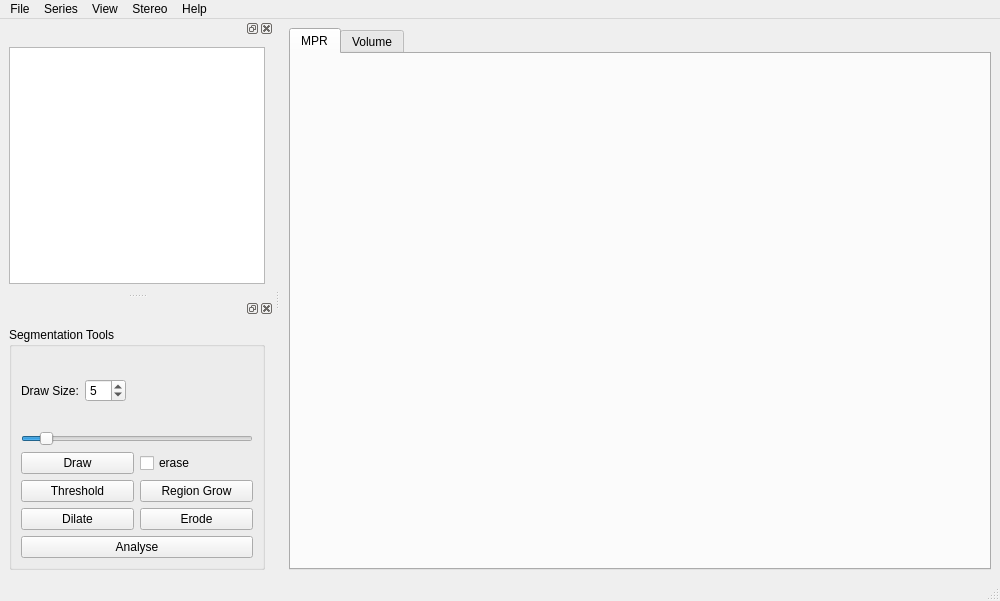
<?xml version="1.0" encoding="UTF-8"?>
<ui version="4.0">
 <class>MainWindow</class>
 <widget class="QMainWindow" name="MainWindow">
  <property name="geometry">
   <rect>
    <x>0</x>
    <y>0</y>
    <width>1000</width>
    <height>601</height>
   </rect>
  </property>
  <property name="windowTitle">
   <string>MainWindow</string>
  </property>
  <widget class="QWidget" name="centralwidget">
   <layout class="QGridLayout" name="gridLayout">
    <item row="0" column="1">
     <widget class="QTabWidget" name="tabWidget">
      <property name="sizePolicy">
       <sizepolicy hsizetype="Expanding" vsizetype="Expanding">
        <horstretch>4</horstretch>
        <verstretch>0</verstretch>
       </sizepolicy>
      </property>
      <property name="currentIndex">
       <number>0</number>
      </property>
      <widget class="QWidget" name="tab">
       <attribute name="title">
        <string>MPR</string>
       </attribute>
       <layout class="QGridLayout" name="gridLayout_2">
        <item row="0" column="0">
         <widget class="MultiPlanarReformatWidget" name="mprView" native="true">
          <property name="enabled">
           <bool>true</bool>
          </property>
          <property name="sizePolicy">
           <sizepolicy hsizetype="Preferred" vsizetype="Preferred">
            <horstretch>5</horstretch>
            <verstretch>0</verstretch>
           </sizepolicy>
          </property>
         </widget>
        </item>
       </layout>
      </widget>
      <widget class="QWidget" name="tab_2">
       <attribute name="title">
        <string>Volume</string>
       </attribute>
       <layout class="QGridLayout" name="gridLayout_3">
        <item row="0" column="0">
         <widget class="VolumeProjectionWidget" name="volumeView" native="true"/>
        </item>
       </layout>
      </widget>
     </widget>
    </item>
   </layout>
  </widget>
  <widget class="QMenuBar" name="menubar">
   <property name="geometry">
    <rect>
     <x>0</x>
     <y>0</y>
     <width>1000</width>
     <height>23</height>
    </rect>
   </property>
   <widget class="QMenu" name="menuFile">
    <property name="title">
     <string>File</string>
    </property>
    <addaction name="actionOpenFile"/>
    <addaction name="actionOpenDirectory"/>
    <addaction name="separator"/>
    <addaction name="actionOpenProject"/>
    <addaction name="actionSaveProject"/>
    <addaction name="separator"/>
    <addaction name="actionExit"/>
   </widget>
   <widget class="QMenu" name="menuHelp">
    <property name="layoutDirection">
     <enum>Qt::LeftToRight</enum>
    </property>
    <property name="title">
     <string>Help</string>
    </property>
    <addaction name="actionAbout"/>
   </widget>
   <widget class="QMenu" name="menuStereo">
    <property name="title">
     <string>Stereo</string>
    </property>
    <widget class="QMenu" name="menuStereoMode">
     <property name="title">
      <string>Stereo Mode</string>
     </property>
     <addaction name="actionStereoAnaglyph"/>
     <addaction name="actionStereoInterlaced"/>
     <addaction name="actionStereoOff"/>
    </widget>
    <addaction name="actionStereoDistance"/>
    <addaction name="actionStereoEyeAngle"/>
    <addaction name="menuStereoMode"/>
   </widget>
   <widget class="QMenu" name="menuView">
    <property name="title">
     <string>View</string>
    </property>
    <addaction name="actionSeriesSelector"/>
    <addaction name="actionSegmentationTools"/>
    <addaction name="separator"/>
    <addaction name="actionCubicInterpolation"/>
   </widget>
   <widget class="QMenu" name="menuSeries">
    <property name="title">
     <string>Series</string>
    </property>
    <addaction name="actionLoadAllSeries"/>
   </widget>
   <addaction name="menuFile"/>
   <addaction name="menuSeries"/>
   <addaction name="menuView"/>
   <addaction name="menuStereo"/>
   <addaction name="menuHelp"/>
  </widget>
  <widget class="QStatusBar" name="statusbar"/>
  <widget class="QDockWidget" name="dockSeriesSelector">
   <property name="sizePolicy">
    <sizepolicy hsizetype="Preferred" vsizetype="Preferred">
     <horstretch>5</horstretch>
     <verstretch>0</verstretch>
    </sizepolicy>
   </property>
   <attribute name="dockWidgetArea">
    <number>1</number>
   </attribute>
   <widget class="QWidget" name="dockWidgetContents_2">
    <layout class="QGridLayout" name="gridLayout_4">
     <item row="0" column="0" colspan="2">
      <widget class="QTreeView" name="treeView">
       <property name="sizePolicy">
        <sizepolicy hsizetype="Expanding" vsizetype="Expanding">
         <horstretch>1</horstretch>
         <verstretch>0</verstretch>
        </sizepolicy>
       </property>
       <property name="contextMenuPolicy">
        <enum>Qt::CustomContextMenu</enum>
       </property>
       <property name="editTriggers">
        <set>QAbstractItemView::EditKeyPressed|QAbstractItemView::SelectedClicked</set>
       </property>
       <property name="selectionMode">
        <enum>QAbstractItemView::ExtendedSelection</enum>
       </property>
       <property name="uniformRowHeights">
        <bool>true</bool>
       </property>
       <property name="sortingEnabled">
        <bool>true</bool>
       </property>
      </widget>
     </item>
    </layout>
   </widget>
  </widget>
  <widget class="QDockWidget" name="dockSegmentation">
   <attribute name="dockWidgetArea">
    <number>1</number>
   </attribute>
   <widget class="QWidget" name="dockWidgetContents">
    <layout class="QGridLayout" name="gridLayout_6">
     <item row="0" column="0">
      <widget class="QGroupBox" name="groupBox">
       <property name="title">
        <string>Segmentation Tools</string>
       </property>
       <layout class="QGridLayout" name="gridLayout_5">
        <item row="1" column="0" colspan="2">
         <widget class="QFrame" name="frame">
          <property name="frameShape">
           <enum>QFrame::NoFrame</enum>
          </property>
          <property name="frameShadow">
           <enum>QFrame::Plain</enum>
          </property>
          <property name="lineWidth">
           <number>0</number>
          </property>
          <layout class="QHBoxLayout" name="horizontalLayout_2">
           <property name="spacing">
            <number>6</number>
           </property>
           <property name="margin">
            <number>0</number>
           </property>
           <item>
            <widget class="QLabel" name="label">
             <property name="text">
              <string>Draw Size:</string>
             </property>
            </widget>
           </item>
           <item>
            <widget class="QSpinBox" name="spinBoxSize">
             <property name="maximum">
              <number>50</number>
             </property>
             <property name="value">
              <number>5</number>
             </property>
            </widget>
           </item>
           <item>
            <spacer name="horizontalSpacer">
             <property name="orientation">
              <enum>Qt::Horizontal</enum>
             </property>
             <property name="sizeHint" stdset="0">
              <size>
               <width>40</width>
               <height>20</height>
              </size>
             </property>
            </spacer>
           </item>
          </layout>
         </widget>
        </item>
        <item row="2" column="0" colspan="2">
         <widget class="QSlider" name="sliderSize">
          <property name="minimum">
           <number>1</number>
          </property>
          <property name="maximum">
           <number>50</number>
          </property>
          <property name="value">
           <number>5</number>
          </property>
          <property name="sliderPosition">
           <number>5</number>
          </property>
          <property name="orientation">
           <enum>Qt::Horizontal</enum>
          </property>
          <property name="tickPosition">
           <enum>QSlider::NoTicks</enum>
          </property>
         </widget>
        </item>
        <item row="5" column="0">
         <widget class="QPushButton" name="buttonDilate">
          <property name="enabled">
           <bool>true</bool>
          </property>
          <property name="text">
           <string>Dilate</string>
          </property>
         </widget>
        </item>
        <item row="5" column="1">
         <widget class="QPushButton" name="buttonErode">
          <property name="enabled">
           <bool>true</bool>
          </property>
          <property name="text">
           <string>Erode</string>
          </property>
         </widget>
        </item>
        <item row="3" column="1">
         <widget class="QCheckBox" name="checkErase">
          <property name="text">
           <string>erase</string>
          </property>
         </widget>
        </item>
        <item row="3" column="0">
         <widget class="QPushButton" name="buttonDraw">
          <property name="enabled">
           <bool>true</bool>
          </property>
          <property name="text">
           <string>Draw</string>
          </property>
         </widget>
        </item>
        <item row="4" column="0">
         <widget class="QPushButton" name="buttonThreshold">
          <property name="text">
           <string>Threshold</string>
          </property>
         </widget>
        </item>
        <item row="4" column="1">
         <widget class="QPushButton" name="buttonRegionGrow">
          <property name="enabled">
           <bool>true</bool>
          </property>
          <property name="text">
           <string>Region Grow</string>
          </property>
         </widget>
        </item>
        <item row="6" column="0" colspan="2">
         <widget class="QPushButton" name="buttonAnalyse">
          <property name="text">
           <string>Analyse</string>
          </property>
         </widget>
        </item>
       </layout>
      </widget>
     </item>
    </layout>
   </widget>
  </widget>
  <action name="actionAbout">
   <property name="text">
    <string>About</string>
   </property>
   <property name="statusTip">
    <string>Info about this Application</string>
   </property>
  </action>
  <action name="actionOpenFile">
   <property name="text">
    <string>Open &amp;File(s)</string>
   </property>
   <property name="statusTip">
    <string>Open a file</string>
   </property>
   <property name="shortcut">
    <string>Ctrl+O</string>
   </property>
  </action>
  <action name="actionExit">
   <property name="text">
    <string>E&amp;xit</string>
   </property>
   <property name="statusTip">
    <string>Exit</string>
   </property>
   <property name="shortcut">
    <string>Ctrl+X</string>
   </property>
  </action>
  <action name="actionStereoDistance">
   <property name="text">
    <string>Distance</string>
   </property>
  </action>
  <action name="actionStereoEyeAngle">
   <property name="text">
    <string>Eye Angle</string>
   </property>
  </action>
  <action name="actionStereoAnaglyph">
   <property name="checkable">
    <bool>true</bool>
   </property>
   <property name="text">
    <string>Anaglyph</string>
   </property>
  </action>
  <action name="actionStereoInterlaced">
   <property name="checkable">
    <bool>true</bool>
   </property>
   <property name="text">
    <string>Interlaced</string>
   </property>
  </action>
  <action name="actionStereoOff">
   <property name="checkable">
    <bool>true</bool>
   </property>
   <property name="checked">
    <bool>true</bool>
   </property>
   <property name="text">
    <string>Off</string>
   </property>
  </action>
  <action name="actionOpenDirectory">
   <property name="text">
    <string>Open &amp;Directory</string>
   </property>
   <property name="shortcut">
    <string>Ctrl+D</string>
   </property>
  </action>
  <action name="actionSeriesSelector">
   <property name="checkable">
    <bool>true</bool>
   </property>
   <property name="checked">
    <bool>true</bool>
   </property>
   <property name="text">
    <string>SeriesSelector</string>
   </property>
  </action>
  <action name="actionNewSegmentation">
   <property name="text">
    <string>new Segmentation</string>
   </property>
   <property name="toolTip">
    <string>create a new Segmentation</string>
   </property>
  </action>
  <action name="actionSegmentationTools">
   <property name="checkable">
    <bool>true</bool>
   </property>
   <property name="checked">
    <bool>true</bool>
   </property>
   <property name="text">
    <string>Segmentation Tools</string>
   </property>
  </action>
  <action name="actionLoadAllSeries">
   <property name="text">
    <string>Load All</string>
   </property>
  </action>
  <action name="actionCubicInterpolation">
   <property name="checkable">
    <bool>true</bool>
   </property>
   <property name="checked">
    <bool>true</bool>
   </property>
   <property name="text">
    <string>Cubic Interpolation</string>
   </property>
  </action>
  <action name="actionSaveProject">
   <property name="text">
    <string>Save Project</string>
   </property>
  </action>
  <action name="actionOpenProject">
   <property name="text">
    <string>Open Project</string>
   </property>
  </action>
 </widget>
 <customwidgets>
  <customwidget>
   <class>MultiPlanarReformatWidget</class>
   <extends></extends>
   <header>multiplanarreformatwidget.h</header>
  </customwidget>
  <customwidget>
   <class>VolumeProjectionWidget</class>
   <extends></extends>
   <header>volumeprojectionwidget.h</header>
  </customwidget>
 </customwidgets>
 <tabstops>
  <tabstop>treeView</tabstop>
  <tabstop>tabWidget</tabstop>
 </tabstops>
 <resources/>
 <connections>
  <connection>
   <sender>actionSeriesSelector</sender>
   <signal>toggled(bool)</signal>
   <receiver>dockSeriesSelector</receiver>
   <slot>setVisible(bool)</slot>
   <hints>
    <hint type="sourcelabel">
     <x>-1</x>
     <y>-1</y>
    </hint>
    <hint type="destinationlabel">
     <x>101</x>
     <y>244</y>
    </hint>
   </hints>
  </connection>
  <connection>
   <sender>dockSeriesSelector</sender>
   <signal>visibilityChanged(bool)</signal>
   <receiver>actionSeriesSelector</receiver>
   <slot>setChecked(bool)</slot>
   <hints>
    <hint type="sourcelabel">
     <x>101</x>
     <y>244</y>
    </hint>
    <hint type="destinationlabel">
     <x>-1</x>
     <y>-1</y>
    </hint>
   </hints>
  </connection>
  <connection>
   <sender>actionSegmentationTools</sender>
   <signal>toggled(bool)</signal>
   <receiver>dockSegmentation</receiver>
   <slot>setVisible(bool)</slot>
   <hints>
    <hint type="sourcelabel">
     <x>-1</x>
     <y>-1</y>
    </hint>
    <hint type="destinationlabel">
     <x>136</x>
     <y>494</y>
    </hint>
   </hints>
  </connection>
  <connection>
   <sender>dockSegmentation</sender>
   <signal>visibilityChanged(bool)</signal>
   <receiver>actionSegmentationTools</receiver>
   <slot>setChecked(bool)</slot>
   <hints>
    <hint type="sourcelabel">
     <x>136</x>
     <y>494</y>
    </hint>
    <hint type="destinationlabel">
     <x>-1</x>
     <y>-1</y>
    </hint>
   </hints>
  </connection>
  <connection>
   <sender>sliderSize</sender>
   <signal>valueChanged(int)</signal>
   <receiver>spinBoxSize</receiver>
   <slot>setValue(int)</slot>
   <hints>
    <hint type="sourcelabel">
     <x>51</x>
     <y>348</y>
    </hint>
    <hint type="destinationlabel">
     <x>122</x>
     <y>332</y>
    </hint>
   </hints>
  </connection>
  <connection>
   <sender>spinBoxSize</sender>
   <signal>valueChanged(int)</signal>
   <receiver>sliderSize</receiver>
   <slot>setValue(int)</slot>
   <hints>
    <hint type="sourcelabel">
     <x>134</x>
     <y>323</y>
    </hint>
    <hint type="destinationlabel">
     <x>139</x>
     <y>348</y>
    </hint>
   </hints>
  </connection>
 </connections>
</ui>
